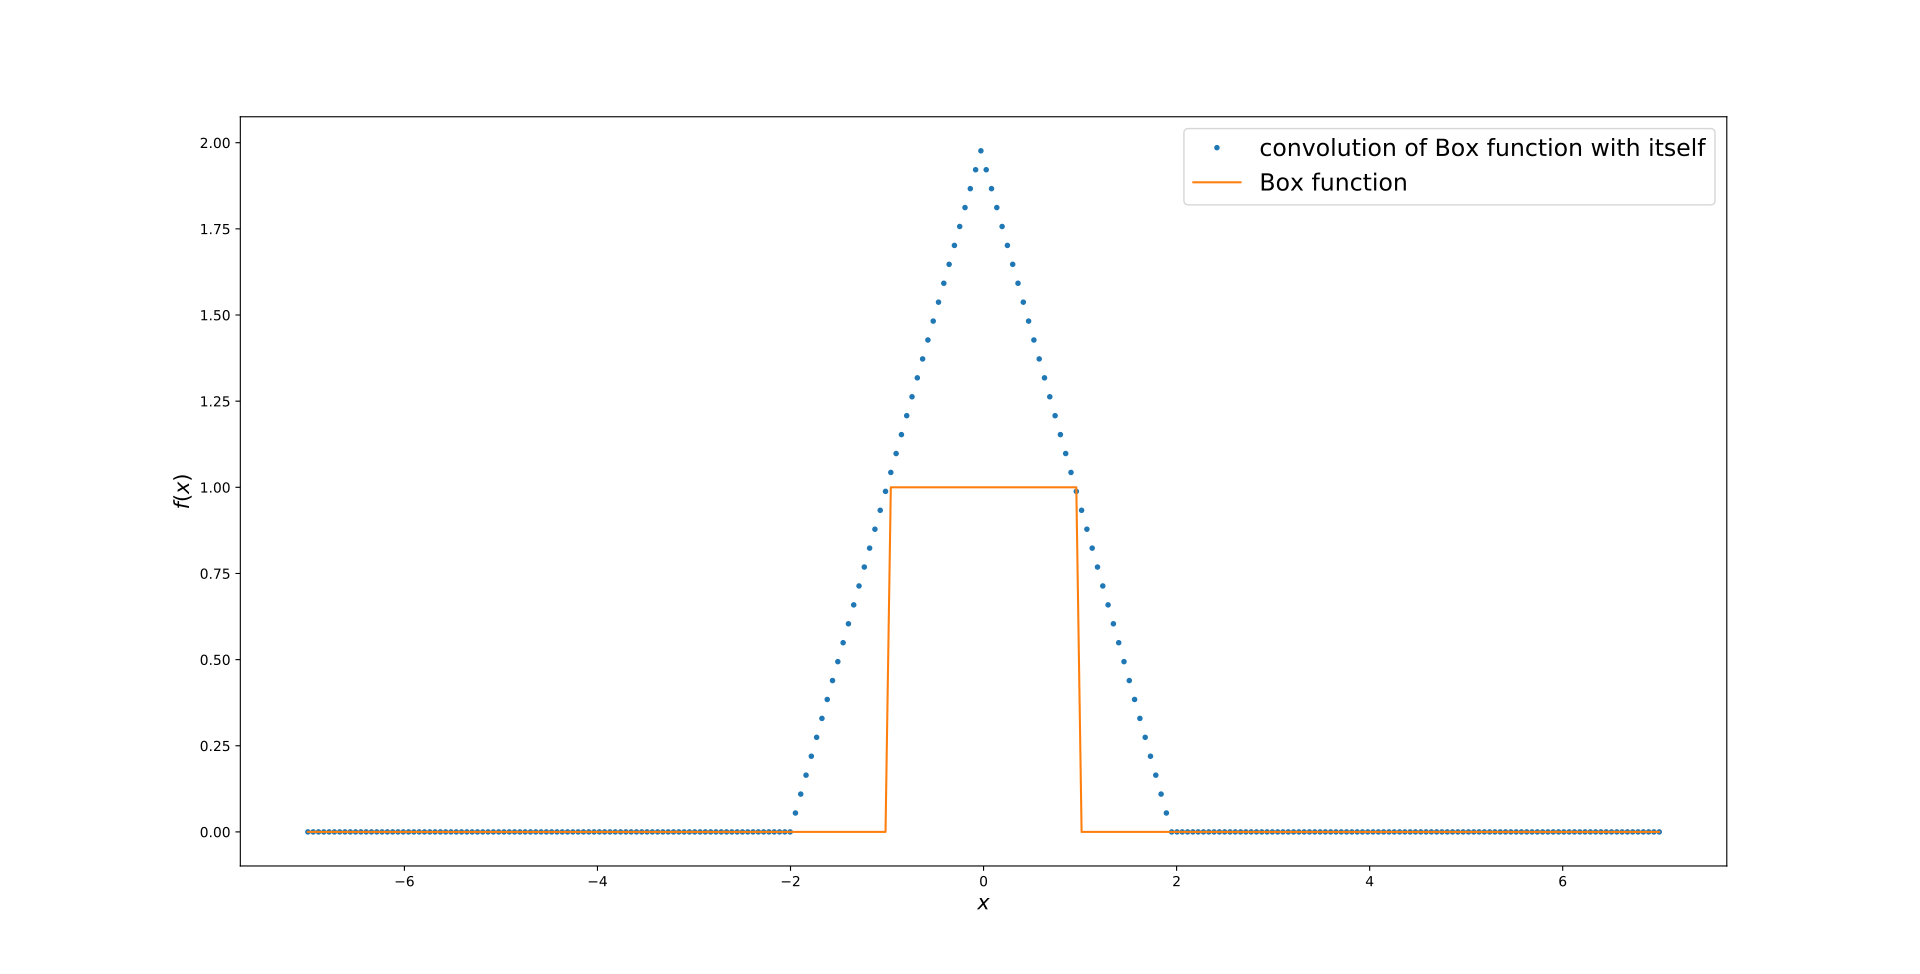

Write Python code to recreate this figure.
import numpy as np
np.set_printoptions(threshold=np.inf)
import scipy as sp
import matplotlib.pyplot as plt

def f1(x):
  if(x>1):
    return 0
  elif(x<-1):
    return 0
  else:
    return 1
    
def f2(x):
  if(x>1):
    return 0
  elif(x<-1):
    return 0
  else:
    return 1
"""
  For convolution of some other functions change f1  and f2 only.
"""

n=256
data1=np.zeros(n,dtype=np.complex_)
data2=np.zeros(n,dtype=np.complex_)
x=np.zeros(n,dtype=np.complex_)
xmin=-7
xmax=7
dx=(xmax-xmin)/(n-1)
for i in range(n):
  x[i]=xmin + i*dx
  data1[i]=f1(x[i])
  data2[i]=f2(x[i])
  

dft1=np.fft.fft(data1,norm='ortho')
dft2=np.fft.fft(data2,norm='ortho')
dft=dft1*dft2


conv=np.fft.ifftshift(np.fft.ifft(dft,norm='ortho'))
conv=conv*dx*np.sqrt(n)


plt.plot(x.real,conv.real,".",label="convolution of Box function with itself")
plt.plot(x.real,data1,"-",label="Box function")
plt.legend(fontsize=17)
plt.xlabel("$x$",fontsize=15)
plt.ylabel("$f(x)$",fontsize=15)
plt.show()
